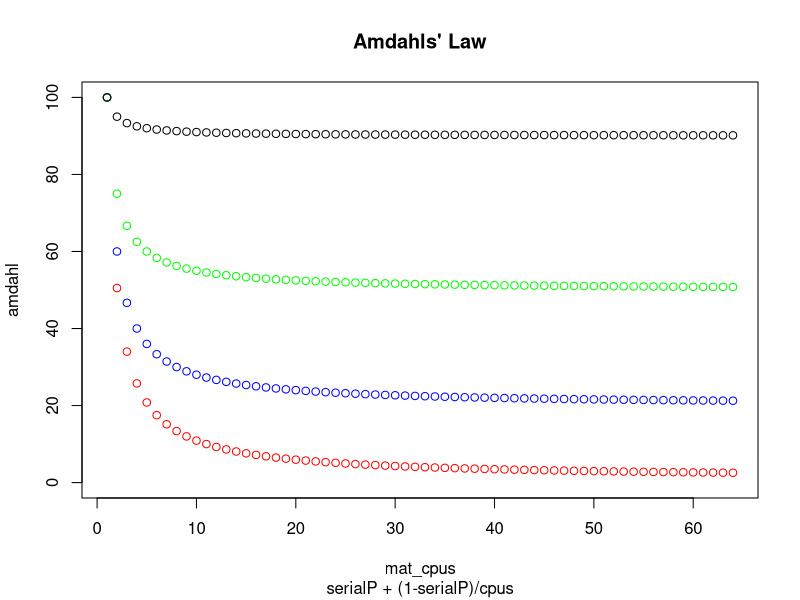

Write R code to recreate this figure. (Note: this script raises an error after producing the figure.)
## ---- chunk 1
amdahl_calc <- function(p, Ncpus, singlecoreT){
  vec <- vector(mode="double", length = Ncpus)
  for(i in 1:Ncpus){vec[i] = singlecoreT * (p + (1-p)/i)}
  return(vec)
}
amdahl_calc(.01,64,100)
## ---- chunk 2
Ncpus = 64
cpus <- 1:Ncpus
mat_cpus <- rbind(cpus, cpus, cpus, cpus)
amdahl <- matrix(data = NA, nrow = 4, ncol = Ncpus)
singlecoreT <- 100
serialP <- c(0.01,0.2,0.5,0.9)
for(i in 1:length(serialP)){amdahl[i,cpus]<- amdahl_calc(serialP[i],Ncpus,singlecoreT)}
plot(mat_cpus, amdahl, col=c("red","blue", "green", "black"), main="Amdahls' Law", sub="serialP + (1-serialP)/cpus", ylim=c(0,100))
## ---- chunk 3
library(parallel)
## ---- chunk 4
Ncoreslogical <- detectCores(logical = TRUE)
Ncoreslogical
Ncores <- detectCores(logical = FALSE)
Ncores
## ---- chunk 5
chill <- function(i){
  function(x) Sys.sleep(i)
}
## ---- chunk 6
#serial
system.time(lapply(1:10, chill(2)))
## ---- chunk 7
#parallel
if(Sys.info()['sysname'] != "Windows"){
  #mac/linux
  system.time(mclapply(1:10, chill(2), mc.cores = Ncores))
}else{
  #windows
  cluster <- makePSOCKcluster(Ncores)
  system.time(parLapply(cluster, 1:10, function(i) Sys.sleep(2)))
  stopCluster(cluster)
}
## ---- chunk 8
things <- c(0,0,0,0)
#parallel
